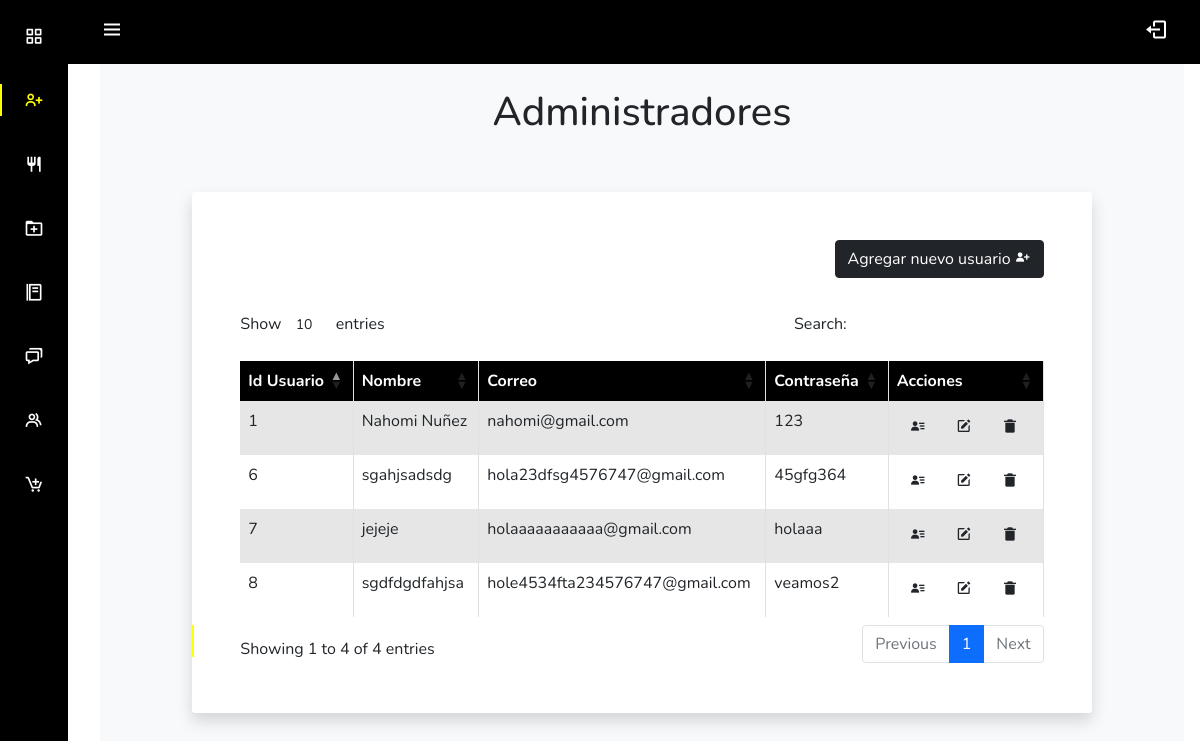
The app's page /dashboard/usuarios.php (signed in), older data.
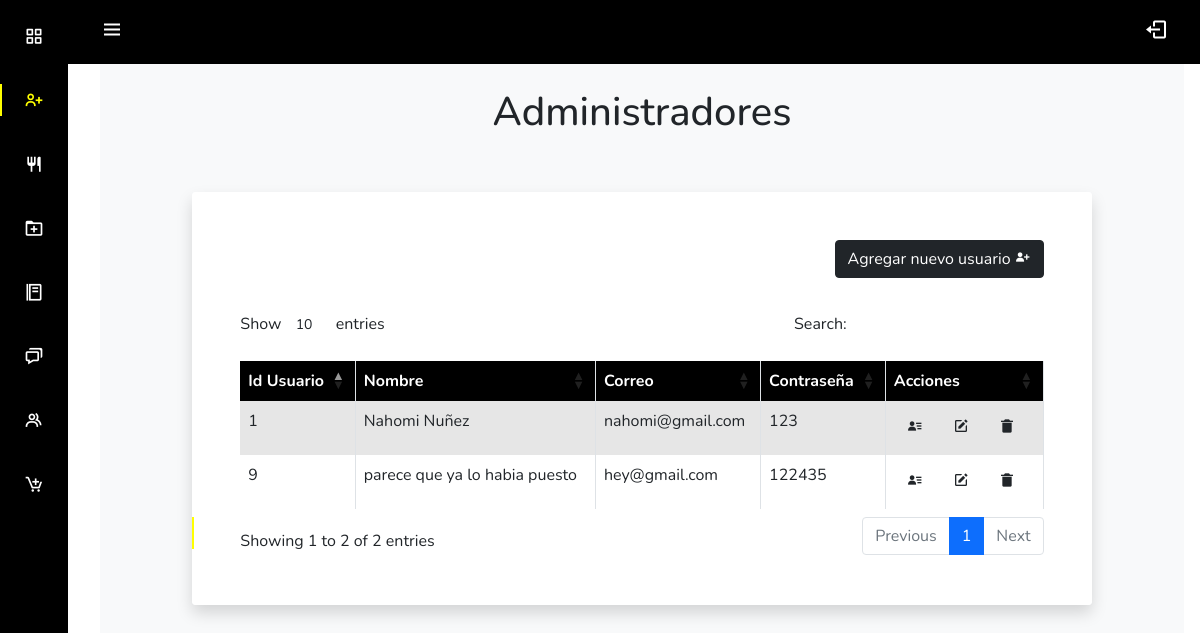
The same page, newer data.
### tables this page shows
CREATE TABLE `usuarios` (
  `IdUsuario` int(11) NOT NULL,
  `nombre` varchar(50) NOT NULL,
  `correo` varchar(50) NOT NULL,
  `contraseña` varchar(50) NOT NULL
);

### dashboard/usuarios.php (the view, shortened to what the changed rows need)
<!DOCTYPE html>
<html lang="en">
    <head>
        <link rel="stylesheet" href="https://cdn.jsdelivr.net/npm/bootstrap@5.0.0-beta1/dist/css/bootstrap.min.css">
        <link rel="stylesheet" href="https://cdn.jsdelivr.net/npm/boxicons@latest/css/boxicons.min.css"> </script>
        <link rel="stylesheet" href="css/dashboard.css">
        <link href="../css/style.css" rel="stylesheet">
        <link rel="stylesheet" href="https://cdn.datatables.net/1.10.19/css/dataTables.bootstrap4.min.css">
    </head>
    <body id="body-pd">
        <div class="height-100 bg-light">
            <br>
            <h1 class="text-center color-white"> Administradores </h1>
            <div class="row py-5">
                <div class="col-lg-10 mx-auto">
                    <div class="card rounded shadow border-0">
                        <div class="card-body p-5 bg-white rounded">
                            <div class="text-end mb-3">
                            <a class="btn btn-dark text-white btn-add" href="#">
                            </a>
                            </div>
                            <div class="table-responsive">
                                <table id="example" style="width:100%" class="table table-striped table-bordered">
                                    <thead class="text-center" style="background-color: black; color:white;">
                                        <tr>
                                            <th>Id Usuario</th>
                                            <th>Nombre</th>
                                            <th>Correo</th>
                                            <th>Contraseña</th>
                                            <th>Acciones</th>
                                        </tr>
                                    </thead>
                                    <tbody>
                                        <?php
                                            $conexion=$GLOBALS['conex'];
                                            $SQL=mysqli_query($conexion,"SELECT usuarios.IdUsuario, usuarios.nombre, usuarios.correo, usuarios.contraseña FROM usuarios");
                                            while($fila=mysqli_fetch_assoc($SQL)):
                                        ?>
                                        <tr>
                                            <td><?php echo $fila['IdUsuario']; ?></td>
                                            <td><?php echo $fila['nombre']; ?></td>
                                            <td><?php echo $fila['correo']; ?></td>
                                            <td><?php echo $fila['contraseña']; ?></td>
                                            <td>
                                                <a class="btn btn-view" href="#" data-id="<?php echo $fila['IdUsuario']?>" >
                                                    <i class='bx bxs-user-detail'></i>
                                                </a>
                                                <a class="btn btn-edit" href="#" data-id="<?php echo $fila['IdUsuario']?>">
                                                    <i class='bx bxs-edit'></i>
                                                </a>
                                                <a class="btn btn-del" href="#" data-id="<?php echo $fila['IdUsuario']?>"> <i class='bx bxs-trash-alt'></i> </a>
                                            </td>
                                        </tr>
                                        <?php endwhile;?>
                                    </tbody>
                                </table>
                            </div>
                        </div>
                    </div>
                </div>
            </div>
        </div>
    </body>
</html>

Row changes from the older to the newer data that the page shows:
removed usuarios: IdUsuario "6", nombre "sgahjsadsdg", correo "hola23dfsg4576747@gmail.com", contraseña "45gfg364"
removed usuarios: IdUsuario "7", nombre "jejeje", correo "holaaaaaaaaaaa@gmail.com", contraseña "holaaa"
removed usuarios: IdUsuario "8", nombre "sgdfdgdfahjsa", correo "hole4534fta234576747@gmail.com", contraseña "veamos2"
added usuarios: IdUsuario "9", nombre "parece que ya lo habia puesto", correo "hey@gmail.com", contraseña "122435"
Text that changed along with them:
text written by a page script: "Show entries Search: Showing 1 to 4 of 4 entries Previous 1 Next" → "Show entries Search: Showing 1 to 2 of 2 entries Previous 1 Next"
